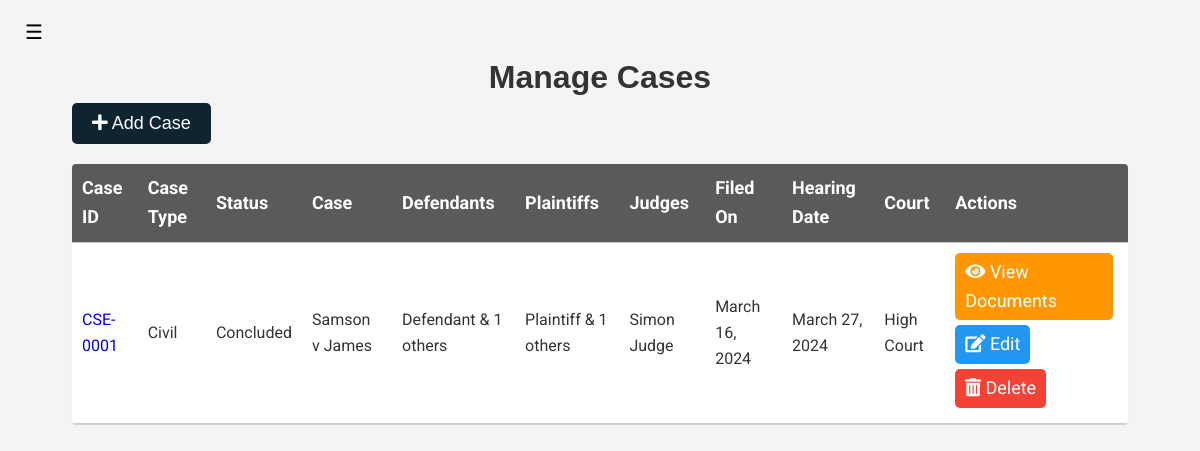
The page /clerk-manage-case (signed in) on the database as committed earlier.
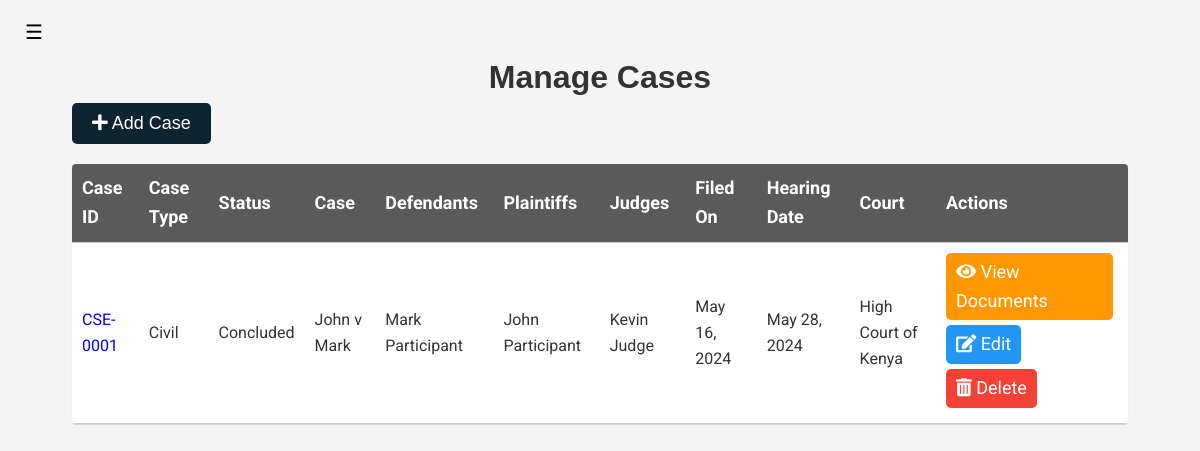
The same page on the database as committed later.
### court_proceedings_management_application/models.py (models this page shows, shortened)
class Case(models.Model):
    CASE_TYPES = (
        ('civil', 'Civil'),
        ('criminal', 'Criminal'),
        ('family', 'Family'),
        ('land', 'Land'),
        ('commercial', 'Commercial'),
        ('labour', 'Labour'),
        ('constitutional', 'Constitutional'),
        ('environmental', 'Environmental'),
        ('appeal', 'Appeal'),
        ('miscellaneous', 'Miscellaneous'),
    )
    CASE_STATUS = (
        ('pending', 'Pending'),
        ('ongoing', 'Ongoing'),
        ('concluded', 'Concluded'),
    )
    DECISION_CHOICES = (
        ('pending', 'Pending'),
        ('dismissal', 'Dismissal'),
        ('uphelding', 'Uphelding'),
        ('overturned', 'Overturned'),
        ('compensation', 'Compensation'),
        ('acquital', 'Acquital'),
        ('conviction', 'Conviction'),
        ('sentence', 'Sentence'),
        ('fine', 'Fine'),
        ('imprisonment', 'Imprisonment'),
        ('community service', 'Community Service'),
        ('probation', 'Probation'),
        ('parole', 'Parole'),
        ('suspended sentence', 'Suspended Sentence'),
        ('death penalty', 'Death Penalty'),
        ('life imprisonment', 'Life Imprisonment'),
        ('acquital', 'Acquital'),
        ('discharge', 'Discharge'),
        ('reprimand', 'Reprimand'),
        ('warning', 'Warning'),
        ('rehabilitation', 'Rehabilitation'),
        ('restitution', 'Restitution'),
        ('damages', 'Damages'),
        ('injunction', 'Injunction'),
        ('restraining order', 'Restraining Order'),
        ('restitution', 'Restitution'),
        ('reparations', 'Reparations'),
    )
    case_id = models.CharField(max_length=30, unique=True)
    case_type = models.CharField(max_length=30, choices=CASE_TYPES, default='miscellaneous')
    case_status = models.CharField(max_length=30, choices=CASE_STATUS, default='pending')
    case_name = models.CharField(max_length=255)
    defendants = models.ManyToManyField(User, related_name='defendants', blank=True)
    plaintiffs = models.ManyToManyField(User, related_name='plaintiffs', blank=True)
    judges = models.ManyToManyField(User, related_name='judges', blank=True)
    clerks = models.ManyToManyField(User, related_name='clerks', blank=True)
    lawyers = models.ManyToManyField(User, related_name='lawyers', blank=True)
    amicus = models.ManyToManyField(User, related_name='amicus', blank=True)
    observers = models.ManyToManyField(User, related_name='observers', blank=True)
    case_description = models.TextField(blank=True, null=True)
    relief_sought = models.TextField(blank=True, null=True)
    decision = models.TextField(blank=True, null=True, choices=DECISION_CHOICES, default='pending')
    date_filed = models.DateField()
    date_hearing = models.DateField()
    court = models.ForeignKey(Court, on_delete=models.CASCADE)
    created_by = models.ForeignKey(User, on_delete=models.CASCADE)
    created_on = models.DateTimeField(auto_now_add=True, null=True)
    def save(self, *args, **kwargs):
        if not self.case_id:
            last_case = Case.objects.all().order_by('case_id').last()
            if not last_case:
                self.case_id = 'CSE-0001'
            else:
                self.case_id = 'CSE-%04d' % (last_case.id + 1)
        return super().save(*args, **kwargs)

class User(AbstractUser, PermissionsMixin):
    ROLES = (
        ('admin', 'Admin'),
        ('clerk', 'Clerk'),
        ('judge', 'Judge'),
        ('participant', 'Participant'),
        ('lawyer', 'Lawyer'),
    )
    COUNTY_CHOICES = (
        ('Baringo', 'Baringo'),
        ('Bomet', 'Bomet'),
        ('Bungoma', 'Bungoma'),
        ('Busia', 'Busia'),
        ('Elgeyo Marakwet', 'Elgeyo Marakwet'),
        ('Embu', 'Embu'),
        ('Garissa', 'Garissa'),
        ('Homa Bay', 'Homa Bay'),
        ('Isiolo', 'Isiolo'),
        ('Kajiado', 'Kajiado'),
        ('Kakamega', 'Kakamega'),
        ('Kericho', 'Kericho'),
        ('Kiambu', 'Kiambu'),
        ('Kilifi', 'Kilifi'),
        ('Kirinyaga', 'Kirinyaga'),
        ('Kisii', 'Kisii'),
        ('Kisumu', 'Kisumu'),
        ('Kitui', 'Kitui'),
        ('Kwale', 'Kwale'),
        ('Laikipia', 'Laikipia'),
        ('Lamu', 'Lamu'),
        ('Machakos', 'Machakos'),
        ('Makueni', 'Makueni'),
        ('Mandera', 'Mandera'),
        ('Marsabit', 'Marsabit'),
        ('Meru', 'Meru'),
        ('Migori', 'Migori'),
        ('Mombasa', 'Mombasa'),
        ('Murang\'a', 'Murang\'a'),
        ('Nairobi', 'Nairobi'),
        ('Nakuru', 'Nakuru'),
        ('Nandi', 'Nandi'),
        ('Narok', 'Narok'),
        ('Nyamira', 'Nyamira'),
        ('Nyandarua', 'Nyandarua'),
        ('Nyeri', 'Nyeri'),
        ('Samburu', 'Samburu'),
        ('Siaya', 'Siaya'),
        ('Taita Taveta', 'Taita Taveta'),
        ('Tana River', 'Tana River'),
        ('Tharaka Nithi', 'Tharaka Nithi'),
    )
    TRIBE_CHOICES = (
        ('Kikuyu', 'Kikuyu'),
        ('Luhya', 'Luhya'),
        ('Luo', 'Luo'),
        ('Kalenjin', 'Kalenjin'),
        ('Kamba', 'Kamba'),
        ('Kisii', 'Kisii'),
        ('Mijikenda', 'Mijikenda'),
        ('Meru', 'Meru'),
        ('Turkana', 'Turkana'),
        ('Maasai', 'Maasai'),
        ('Embu', 'Embu'),
        ('Taita', 'Taita'),
        ('Giriama', 'Giriama'),
        ('Rendille', 'Rendille'),
        ('Borana', 'Borana'),
        ('Samburu', 'Samburu'),
        ('Pokomo', 'Pokomo'),
        ('Orma', 'Orma'),
        ('Elmolo', 'Elmolo'),
        ('Digo', 'Digo'),
        ('Swahili', 'Swahili'),
        ('Taveta', 'Taveta'),
        ('Kuria', 'Kuria'),
        ('Mbeere', 'Mbeere'),
        ('Tharaka', 'Tharaka'),
        ('Gusii', 'Gusii'),
        ('Ilchamus', 'Ilchamus'),
        ('Kalenjin', 'Kalenjin'),
        ('Kamba', 'Kamba'),
        ('Kikuyu', 'Kikuyu'),
        ('Kisii', 'Kisii'),
        ('Kuria', 'Kuria'),
        ('Luhya', 'Luhya'),
        ('Luo', 'Luo'),
        ('Maasai', 'Maasai'),
        ('Meru', 'Meru'),
        ('Mijikenda', 'Mijikenda'),
        ('Pokomo', 'Pokomo'),
        ('Rendille', 'Rendille'),
        ('Samburu', 'Samburu'),
        ('Somali', 'Somali'),
        ('Swahili', 'Swahili'),
        ('Taita', 'Taita'),
        ('Taveta', 'Taveta'),
        ('Tharaka', 'Tharaka'),
        ('Turkana', 'Turkana'),
        ('Gabra', 'Gabra'),
        ('Giriama', 'Giriama'),
    )
    GENDER_CHOICES = (
        ('male', 'Male'),
        ('female', 'Female'),
        ('prefer not to say', 'Prefer not to say'),
    )
    profile_image = models.ImageField(upload_to='profile_images/', null=True, blank=True, default='profile_images'
                                                                                                  '/default.png')
    user_id = models.CharField(max_length=30, unique=True)
    first_name = models.CharField(max_length=30)
    last_name = models.CharField(max_length=30, null=True, blank=True)
    username = models.CharField(max_length=30, unique=True)
    email = models.EmailField(unique=True)
    role = models.CharField(max_length=30, choices=ROLES, default='observer')
    national_id = models.IntegerField(unique=True)
    county_of_residence = models.CharField(max_length=30, choices=COUNTY_CHOICES, default='Nairobi')
    phone_number = models.CharField(max_length=15, blank=True)
    gender = models.CharField(max_length=30, choices=GENDER_CHOICES, default='prefer not to say')
    tribe = models.CharField(max_length=30, choices=TRIBE_CHOICES, default='Kikuyu')
    date_of_birth = models.DateField()
    address = models.CharField(max_length=255)
    password = models.CharField(max_length=30)
    is_active = models.BooleanField(default=True)
    is_staff = models.BooleanField(default=False)
    is_superuser = models.BooleanField(default=False)
    date_joined = models.DateTimeField(auto_now_add=True)
    created_by = models.ForeignKey('self', on_delete=models.SET_NULL, null=True, blank=True)
    is_approved = models.BooleanField(default=False)
    courts = models.ManyToManyField('Court', related_name='users', blank=True)
    @property
    def is_authenticated(self):
        return bool(self.username and self.password)

class Court(models.Model):
    COURT_TYPES = (
        ('high court', 'High Court'),
        ('magistrate court', 'Magistrate Court'),
        ('environment court', 'Environment and Land Court'),
        ('labour court', 'Employment and Labour Court'),
        ('anti-corruption court', 'Anti-Corruption Court'),
        ('children court', 'Children\'s Court'),
        ('maritime court', 'Maritime Court'),
        ('military court', 'Military Court'),
        ('tax court', 'Tax Court'),
        ('appeal court', 'Court of Appeal'),
        ('supreme court', 'Supreme Court'),
    )
    name = models.CharField(max_length=255)
    court_id = models.CharField(max_length=30, unique=True)
    court_logo = models.ImageField(upload_to='court_logos/', null=True, blank=True,
                                   default='../static/images/default_court.png')
    court_email = models.EmailField()
    court_phone = models.CharField(max_length=15, blank=True)
    court_address = models.CharField(max_length=255)
    location = models.CharField(max_length=255, choices=User.COUNTY_CHOICES)
    court_type = models.CharField(max_length=255, choices=COURT_TYPES)
    created_by = models.ForeignKey(User, on_delete=models.CASCADE)
    created_on = models.DateTimeField(auto_now_add=True, null=True)

### court_proceedings_management_application/views.py (the view)
# urls.py: path('clerk-manage-case', views.ClerkManageCaseView.as_view(), name='clerk-manage-case'),
class ClerkManageCaseView(View):
    def __init__(self, *args, **kwargs):
        super().__init__(*args, **kwargs)
        self.user_service = UserService()
        self.case_service = CaseService()
        self.invoice_service = InvoiceService()
        self.case_proceeding_service = CaseProceedingService()
    def get(self, request):
        if not request.user.is_authenticated:
            return redirect('login')
        user = request.user
        user_info = self.user_service.get_user_info(user.username)
        cases = self.case_service.get_all_cases()
        for case in cases:
            case_proceedings = self.case_proceeding_service.get_case_proceeding_by_case(case)
            for case_proceeding in case_proceedings:
                if self.invoice_service.get_invoice_by_case_proceeding(
                        case_proceeding) is not None or case_proceeding.document is not None or case_proceeding.document.document_type in [
                    'judgement', 'opinion', 'verdict', 'sentence', 'decree', 'mandate, injuction', 'transcript']:
                    case.case_status = 'concluded'
                    case.save()
                elif self.invoice_service.get_invoice_by_case_proceeding(
                        case_proceeding) is None and case_proceeding.document is not None:
                    case.case_status = 'ongoing'
                    case.save()
                else:
                    case.case_status = 'pending'
                    case.save()
        context = {
            'user_info': user_info,
            'cases': cases,
        }
        return render(request, 'clerk-manage-case.html', context)

### templates/clerk-manage-case.html (shortened to what the changed rows need)
{% extends 'sidebar.html' %}
{% load static %}
    {% block title %}
        Manage Cases
    {% endblock %}
    {% block content %}
        <article aria-label="case-table">
            <div class="table-container">
                <table class="material-table">
                    <thead>
                    <tr>
                        <th>Case ID</th>
                        <th>Case Type</th>
                        <th>Status</th>
                        <th>Case</th>
                        <th>Defendants</th>
                        <th>Plaintiffs</th>
                        <th>Judges</th>
                        <th>Filed On</th>
                        <th>Hearing Date</th>
                        <th>Court</th>
                        <th>Actions</th>
                    </tr>
                    </thead>
                    <tbody>
                    {% for case in cases %}
                        <tr class="clickable-row" onclick="window.location='{% url 'manage-case-proceeding' case_id=case.id %}'">
                            <td><a href="{% url 'dashboard' %}">{{ case.case_id }}</a></td>
                            <td>{{ case.case_type | capfirst }}</td>
                            <td>{{ case.case_status | capfirst }}</td>
                            <td>{{ case.case_name }}</td>
                            <td>
                                {% if case.defendants.count == 0 %}
                                    -
                                {% elif case.defendants.count == 1 %}
                                    {{ case.defendants.first.first_name }} {{ case.defendants.first.last_name }}
                                {% else %}
                                    {{ case.defendants.first.last_name }} & {{ case.defendants.count|add:"-1" }} others
                                {% endif %}
                            </td>
                            <td>
                                {% if case.plaintiffs.count == 0 %}
                                    -
                                {% elif case.plaintiffs.count == 1 %}
                                    {{ case.plaintiffs.first.first_name }} {{ case.plaintiffs.first.last_name }}
                                {% else %}
                                    {{ case.plaintiffs.first.last_name }} & {{ case.plaintiffs.count|add:"-1" }} others
                                {% endif %}
                            </td>
                            <td>
                                {% if case.judges.count == 0 %}
                                    -
                                {% elif case.judges.count == 1 %}
                                    {{ case.judges.first.first_name }} {{ case.judges.first.last_name }}
                                {% else %}
                                    {{ case.judges.first.last_name }} & {{ case.judges.count|add:"-1" }} others
                                {% endif %}
                            </td>
                            <td>{{ case.date_filed }}</td>
                            <td>{{ case.date_hearing }}</td>
                            <td>{{ case.court.name }}</td>
                            <td>
                                <a class="btn btn-warning btn-secondary-action"
                                   href="{% url 'manage-case-proceeding' case_id=case.id %}"
                                   onclick="event.stopPropagation();"><i
                                        class="fas fa-eye"></i> View Documents</a>
                                <a class="btn btn-info btn-secondary-action"
                                   href="{% url 'clerk-edit-case' case_id=case.id %}"
                                   onclick="event.stopPropagation();"><i
                                        class="fas fa-edit"></i> Edit</a>
                                <a class="btn btn-danger btn-secondary-action"
                                   href="{% url 'clerk-delete-case' case_id=case.id %}"
                                   onclick="confirmDeleteDialog(event, this.href); event.stopPropagation();"><i
                                        class="fas fa-trash-alt"></i> Delete</a>
                            </td>
                        </tr>
                    {% endfor %}
                    </tbody>
                </table>
            </div>
        </article>
    {% endblock %}

Rows that differ between the two databases and show on the page:
changed Case "CSE-0001": case_name "Samson v James" → "John v Mark"; defendants.first.first_name (not shown) → "Mark"; plaintiffs.first.first_name (not shown) → "John"; judges.first.first_name "Simon" → "Kevin"; date_filed "March 16, 2024" → "May 16, 2024"; date_hearing "March 27, 2024" → "May 28, 2024"; court.name "High Court" → "High Court of Kenya"; defendants.first.last_name "Defendant" → "Participant"; defendants.count|add "1" → (not shown); plaintiffs.first.last_name "Plaintiff" → "Participant"; plaintiffs.count|add "1" → (not shown)
